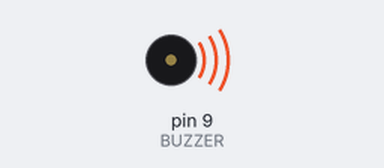
A sketch run on a simulated Arduino Uno, built with avr-gcc and run on an emulated ATmega328P. On the bench: buzzer (waves = sounding, pin HIGH).

Above: at 0.2 s.
Timing chart, 0 to 3.0 s (numbered marks = the images above):
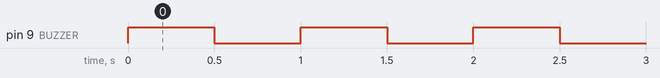

The sketch:

13_zumbador_activo.ino
```cpp
#define BUZZER 9

const int tiempo = 500;

void setup()
{
  pinMode(BUZZER, OUTPUT);
}

void loop()
{
  digitalWrite(BUZZER, HIGH);
  delay (tiempo);
  digitalWrite(BUZZER, LOW);
  delay (tiempo);
}
```

Measured:
- by itself, pin 9 (BUZZER): alternates HIGH for 0.50 s and LOW for 0.50 s
